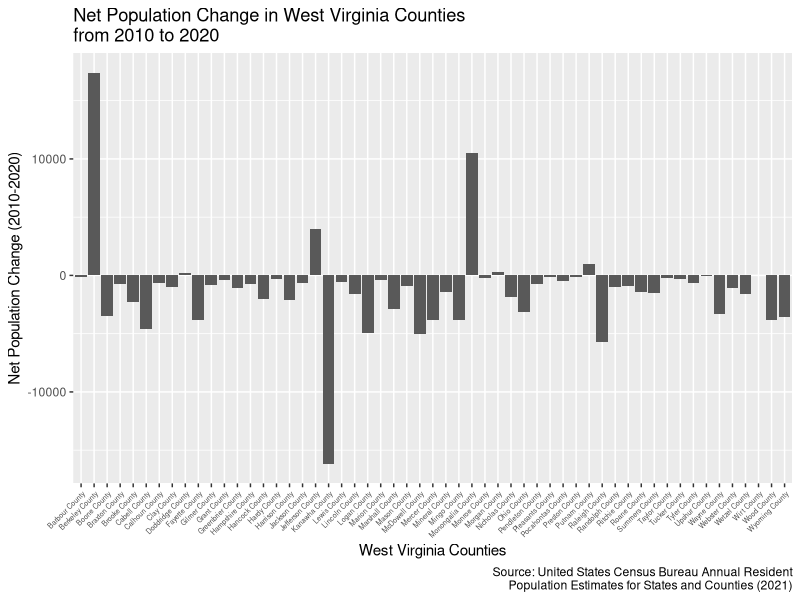

The R source for this figure:
## ---- chunk 1
library(tidyverse)
library(readxl)
## ---- chunk 2
censusPop <- read_csv("co-est2020.csv")

WVpopchange <- censusPop |>
  filter(STATE == 54) |>
  group_by(CTYNAME, CENSUS2010POP, POPESTIMATE042020) |>
  summarize(popdiff =
              as.integer(`POPESTIMATE042020`) - as.integer(`CENSUS2010POP`),
            pospopdiff = 
              if_else(popdiff >= 0, 1, 0))

WVpopchange <- WVpopchange[-52,]

WVpopchangeGraph<- WVpopchange |>
  ggplot(aes(popdiff)) +
  geom_bar(aes(x = CTYNAME, y = popdiff), stat = "identity") +
  labs(
    x = "West Virginia Counties",
    y = "Net Population Change (2010-2020)",
    title = "Net Population Change in West Virginia Counties\nfrom 2010 to 2020",
    caption = "Source: United States Census Bureau Annual Resident\nPopulation Estimates for States and Counties (2021)"
  ) +
  theme(axis.text.x = element_text(size = 5, angle = 45, hjust=1))

print(WVpopchangeGraph)
## ---- chunk 3
WVU2018 <- read.csv("arc_region_report_West Virginia.csv")
#WVU2018
WVU2019 <- read.csv("arc_region_report_West Virginia-3.csv")
#WVU2019
WVU2020 <- read.csv("arc_region_report_West Virginia-2.csv")
#WVU2020
#WVpopchange

cleanWVU2020 <- WVU2020[-c(1,2,3,4,5,6,7),] |>
  rename("CTYNAME" = "Unemployment.Rates..2020..West.Virginia",
         "LaborForce" = "X",
         "EmployedPop" = "X.1",
         "UnemployedPop" = "X.2",
         "UnemploymentRate" = "X.3",
         "UnemploymentRateAsPctOfUSAvg" = "X.4")

WVpopchange[,1] = cleanWVU2020[,1]

temp <- cleanWVU2020 |>
  full_join(WVpopchange) |>
  mutate(pctPopchange =
           as.integer(`POPESTIMATE042020`) /
           as.integer(`CENSUS2010POP`)) 

temp[,5] = as.numeric(sub("%", "", temp$UnemploymentRate, fixed=TRUE))/100

lm(pctPopchange ~ UnemploymentRate, data = temp) |>
  summary()

table1 <- lm(pctPopchange ~ UnemploymentRate, data = temp) |>
  broom::tidy() |>
  select(term, estimate) |>  
  knitr::kable(digits = 2)

print(table1)
